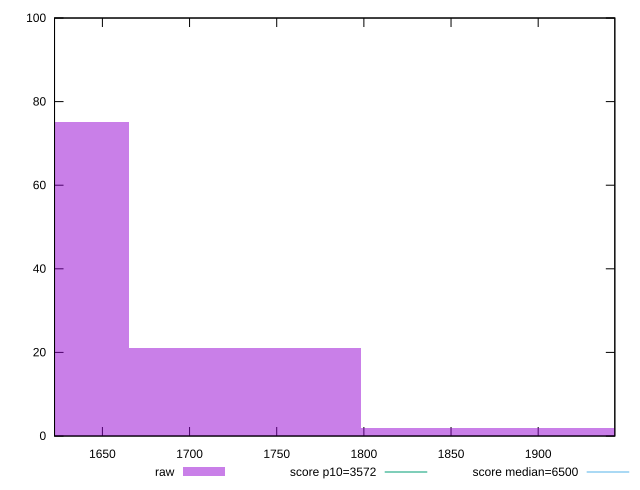

Write the gnuplot code that produced this figure.
reset

$raw <<EOF
1998.3678660509618 2
1598.6942928407693 75
1731.9188172441668 21
1865.1433416475643 2
EOF

set key outside below
set boxwidth 133.22452440339745
set xrange [1622.5395000000003:1943.964]
set yrange [0:100]
set trange [0:100]
set style fill transparent solid 0.5 noborder

set parametric
set terminal svg size 640, 490 enhanced background rgb 'white'
set output "report_00020_2021-02-19T21:17:38.612Z2/first-cpu-idle/samples/pages+cached+noadtech+nomedia+nocss/raw/histogram.svg"

plot $raw title "raw" with boxes, \
     3572,t title "score p10=3572", \
     6500,t title "score median=6500"

reset
